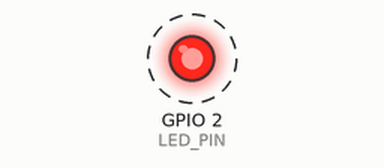
Recording of a sketch running on a simulated ESP32-S3. Shown: output pins drawn as LEDs (lit = HIGH). Dashed ring = blinking. What the sketch prints to the serial monitor is not drawn.

Above: at 0.5 s.
Timing chart, 0 to 4.6 s (numbered marks = the images above):
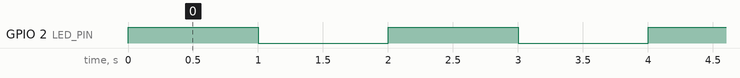

The sketch:

sketch.ino
```cpp
// 1. PIN DEFINITIONS
#ifdef ARDUINO_ARCH_ESP32
  // Settings for Wokwi Simulation (ESP32-S3)
  #define BOARD_TYPE "Virtual ESP32-S3"
  #define LED_PIN 2
  #define boardBaud 115200
#elif defined(ARDUINO_ARCH_ESP8266)
  // Settings for Physical Hardware (ESP8266)
  #define BOARD_TYPE "Physical ESP8266"
  #define LED_PIN 4
  #define boardBaud 74880
#endif

void setup() {
  Serial.begin(boardBaud);
  pinMode(LED_PIN, OUTPUT);

  Serial.print("Booting up on: ");
  Serial.println(BOARD_TYPE);
}

void loop() {
  digitalWrite(LED_PIN, HIGH);
  delay(1000);
  digitalWrite(LED_PIN, LOW);
  delay(1000);
}
```

Measured:
- by itself, GPIO 2 (LED_PIN): alternates HIGH for 1.0 s and LOW for 1.0 s
